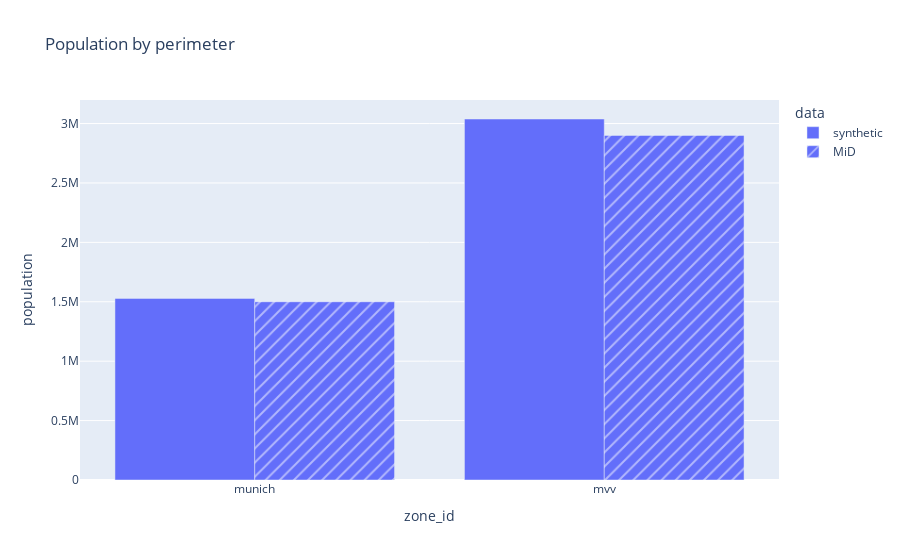

The notebook cell saved with this chart:
### Markdown cell above
### Total population

Extracted from Chapter 1

### Code cell
df = home_zones(df_persons[["household_id"]], ["mvv", "munich"]).groupby(
    "zone_id").size().reset_index(name = "population").assign(data = "synthetic")
df["population"] /= sampling_factor

df = pd.concat([df, pd.DataFrame.from_records([
    { "zone_id": "mvv", "population": 2.9 * 1e6, "data": "MiD" },
    { "zone_id": "munich", "population": 1.5 * 1e6, "data": "MiD" },
])])

px.bar(
    df, x = "zone_id", y = "population", pattern_shape = "data", barmode = "group",
    title = "Population by perimeter"
)

### Figure 1 — Plotly figure (JSON) as saved in the notebook; plotly's stock layout.template omitted (floating-point values rounded to 4 significant figures)
{"data": [{"alignmentgroup": "True", "hovertemplate": "data=synthetic<br>zone_id=%{x}<br>population=%{y}<extra></extra>", "legendgroup": "synthetic", "marker": {"color": "#636efa", "pattern": {"shape": ""}}, "name": "synthetic", "offsetgroup": "synthetic", "orientation": "v", "showlegend": true, "textposition": "auto", "type": "bar", "x": ["munich", "mvv"], "xaxis": "x", "y": [1528400, 3038200], "yaxis": "y"}, {"alignmentgroup": "True", "hovertemplate": "data=MiD<br>zone_id=%{x}<br>population=%{y}<extra></extra>", "legendgroup": "MiD", "marker": {"color": "#636efa", "pattern": {"shape": "/"}}, "name": "MiD", "offsetgroup": "MiD", "orientation": "v", "showlegend": true, "textposition": "auto", "type": "bar", "x": ["mvv", "munich"], "xaxis": "x", "y": [2900000, 1500000], "yaxis": "y"}], "layout": {"barmode": "group", "legend": {"title": {"text": "data"}, "tracegroupgap": 0}, "title": {"text": "Population by perimeter"}, "xaxis": {"anchor": "y", "domain": [0, 1], "title": {"text": "zone_id"}}, "yaxis": {"anchor": "x", "domain": [0, 1], "title": {"text": "population"}}}}
